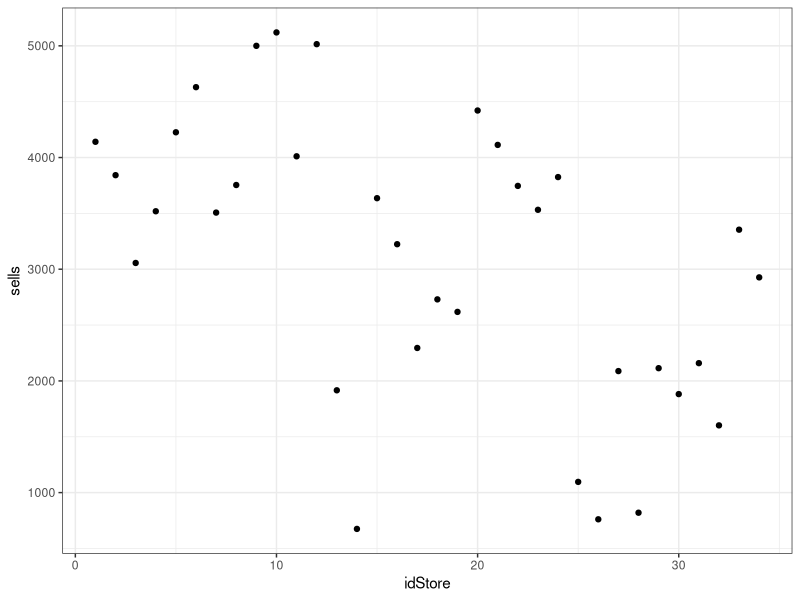
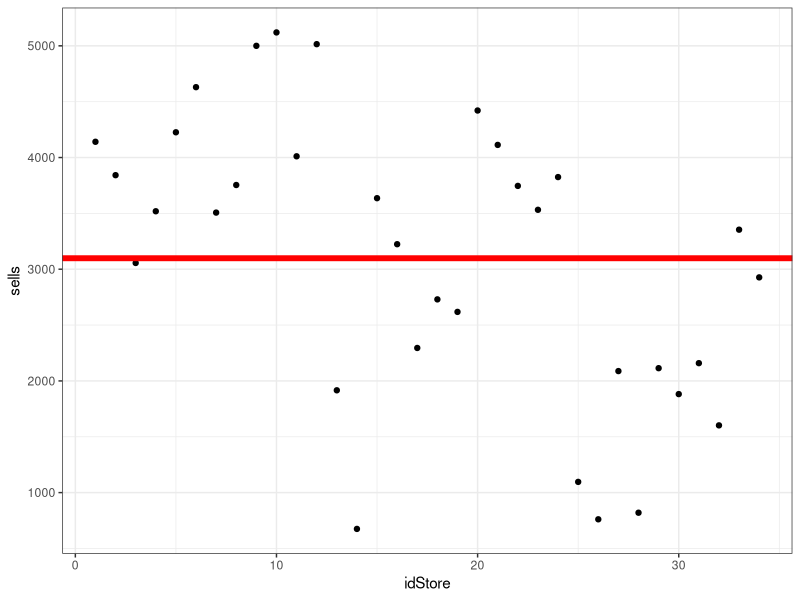
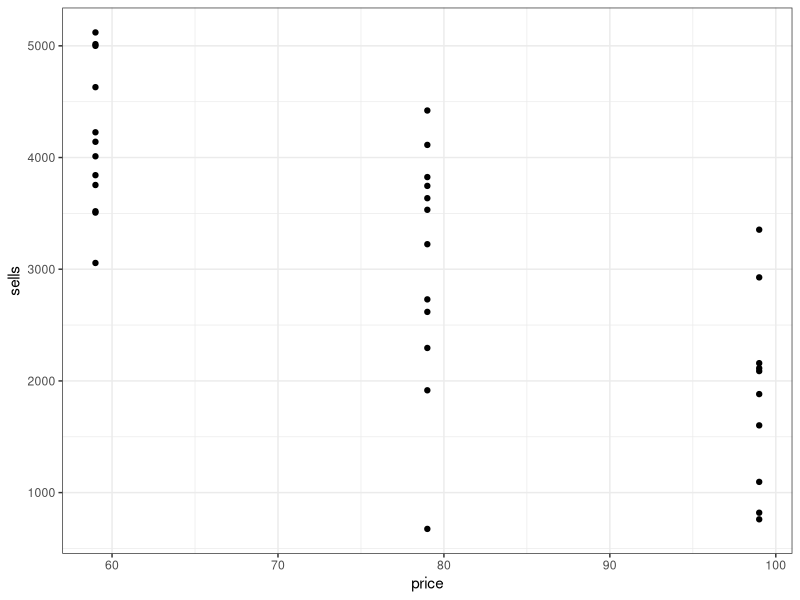
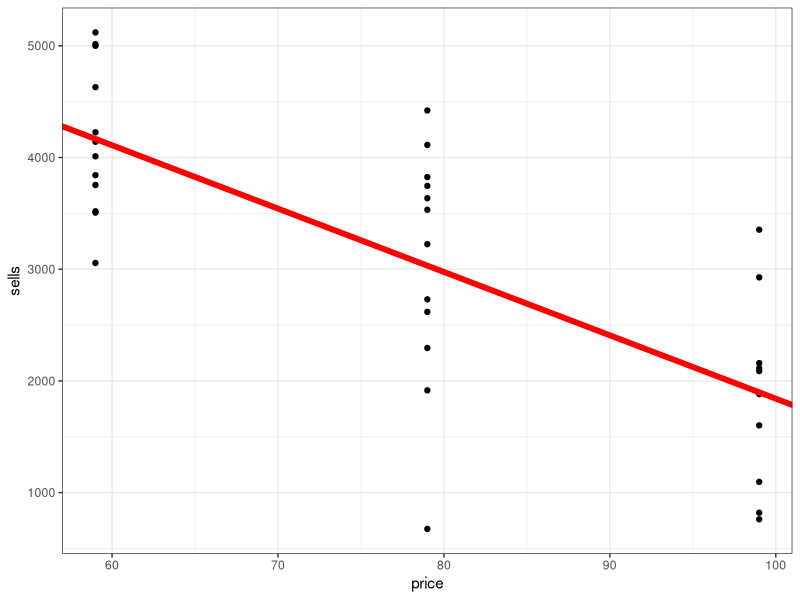
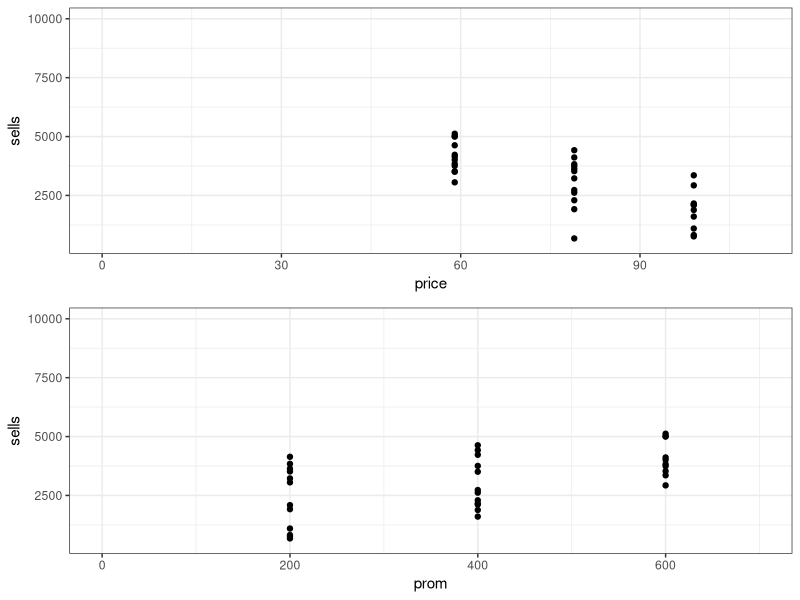
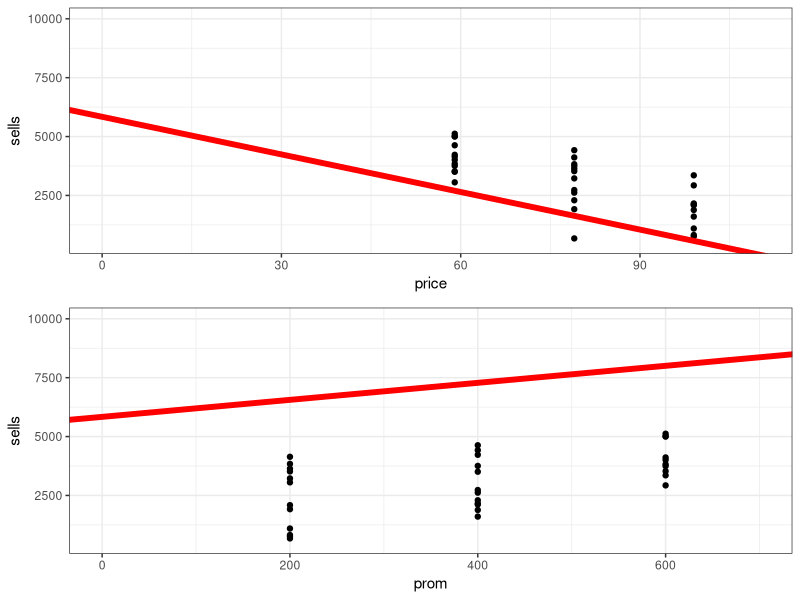

Generate these figures, in order, with R:
# We have data from an energy bar manafacturer.
# These data consists in the number of sells, price, and money spent in promotional activities per shop.
# We want to build the best linear model which fit the number of sells data, considering them as a dependent variable,
# while the price and the money spent are independent variables.

library(ggplot2)
library(gridExtra)

dati <- data.frame(
  idStore = 1:34,
  sells   = c(4141,3842,3056,3519,4226,4630,3507,3754,5000,5120,4011,5015,1916,675,3636,3224,2295,2730,2618,
          4421,4113,3746,3532,3825,1096,761,2088,820,2114,1882,2159,1602,3354,2927),
  price   = c(59,59,59,59,59,59,59,59,59,59,59,59,79,79,79,79,79,79,79,79,79,79,79,79,99,99,99,99,99,99,99,99,99,99),
  prom    = c(200,200,200,200,400,400,400,400,600,600,600,600,200,200,200,200,400,400,400,400,600,
             600,600,600,200,200,200,200,400,400,400,400,600,600)
)

(mdlIntercept = lm(sells~1,data=dati))
mean((dati$sells-mdlIntercept$fitted.values)^2)
#1532167

(g1=ggplot(dati,aes(y=sells,x=idStore))+geom_point()+theme_bw())
(g2=g1+geom_abline(intercept=mdlIntercept$coefficients,slope=0,colour="red",size=2))

(mdlPrice = lm(sells~price,data=dati))
mean((dati$sells-mdlPrice$fitted.values)^2)
#704123

(g1a=ggplot(dati,aes(y=sells,x=price))+geom_point()+theme_bw())
(g2a=g1a+geom_abline(intercept=mdlPrice$coefficients[1],
                     slope=mdlPrice$coefficients[2],colour="red",size=2))

(mdlPriceProm = lm(sells~price+prom,data=dati))
mean((dati$sells-mdlPriceProm$fitted.values)^2)
#371204

(grid.arrange(ggplot(dati,aes(y=sells,x=price))+geom_point()+theme_bw()+
                coord_cartesian(ylim=c(500,10000),xlim=c(0,110)),
              ggplot(dati,aes(y=sells,x=prom))+geom_point()+theme_bw()+
                coord_cartesian(ylim=c(500,10000),xlim=c(0,700))))

(grid.arrange(ggplot(dati,aes(y=sells,x=price))+geom_point()+theme_bw()+
                geom_abline(intercept=mdlPriceProm$coefficients[1],slope=mdlPriceProm$coefficients[2],
                            colour="red",size=2)+
                coord_cartesian(ylim=c(500,10000),xlim=c(0,110)),
              ggplot(dati,aes(y=sells,x=prom))+geom_point()+theme_bw()+
                geom_abline(intercept=mdlPriceProm$coefficients[1],slope=mdlPriceProm$coefficients[3],
                            colour="red",size=2)+
                coord_cartesian(ylim=c(500,10000),xlim=c(0,700))))
